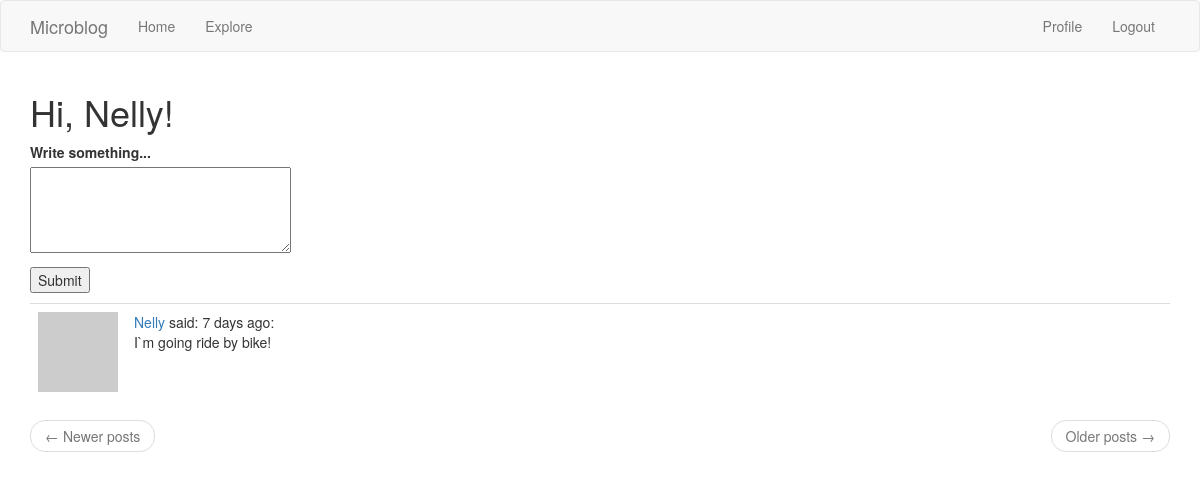
The page /index (signed in) on the database its author committed.
### app/models.py (models this page shows, shortened)
class User(UserMixin, db.Model):
    id = db.Column(db.Integer, primary_key=True)
    username = db.Column(db.String(64), index=True, unique=True)
    email = db.Column(db.String(120), index=True, unique=True)
    password_hash = db.Column(db.String(128))
    posts = db.relationship('Post', backref='author', lazy='dynamic')
    about_me = db.Column(db.String(140))
    last_seen = db.Column(db.DateTime, default=datetime.utcnow)
    followed = db.relationship(
        'User', secondary=followers,
        primaryjoin=(followers.c.follower_id == id),
        secondaryjoin=(followers.c.followed_id == id),
        backref=db.backref('followers', lazy='dynamic'), lazy='dynamic')
    def avatar(self, size):
        digest = md5(self.email.lower().encode('utf-8')).hexdigest()
        return 'https://www.gravatar.com/avatar/{}?d=identicon&s={}'.format(
            digest, size)
    def followed_posts(self):
        followed = Post.query.join(
            followers, (followers.c.followed_id == self.id)).filter(
            followers.c.follower_id == self.id)
        own = Post.query.filter_by(user_id=self.id)
        return followed.union(own).order_by(Post.timestamp.desc())

class Post(db.Model):
    id = db.Column(db.Integer, primary_key=True)
    body = db.Column(db.String(140))
    timestamp = db.Column(db.DateTime, index=True, default=datetime.utcnow)
    user_id = db.Column(db.Integer, db.ForeignKey('user.id'))

### app/main/routes.py (the view)
@bp.route('/', methods=['GET', 'POST'])
@bp.route('/index', methods=['GET', 'POST'])
@login_required
def index():
    form = PostForm()
    if form.validate_on_submit():
        post = Post(body=form.post.data, author=current_user)
        db.session.add(post)
        db.session.commit()
        flash('Your post is now live!')
        return redirect(url_for('main.index'))
    page = request.args.get('page', 1, type=int)
    posts = current_user.followed_posts().paginate(
        page, current_app.config['POST_PER_PAGE'], False)
    next_url = url_for('main.index', page=posts.next_num) \
        if posts.has_next else None
    prev_url = url_for('main.index', page=posts.prev_num) \
        if posts.has_prev else None
    return render_template('index.html', title='Home Page', form=form,
                           posts=posts.items, next_url=next_url, prev_url=prev_url)

### app/main/forms.py
class PostForm(FlaskForm):
    post = TextAreaField('Write something...', validators=[
        DataRequired(), Length(min=1, max=140)])
    submit = SubmitField('Submit')

### app/main/routes.py (called while the page is built)
@bp.before_request
def before_request():
    if current_user.is_authenticated:
        current_user.last_seen = datetime.utcnow()
        db.session.commit()

### app/models.py (called while the page is built)
@login.user_loader
def load_user(id):
    return User.query.get(int(id))

### app/templates/index.html (shortened to what this page needs)
{% extends "base.html" %}
{% import 'bootstrap/wtf.html' as wtf %}
{% block app_content %}
    <h1>Hi, {{ current_user.username }}!</h1>
    {% if form %}
    <form action="" method="post">
        <p>
            {{ form.post.label }}<br>
            {{ form.post(cols=32, rows=4) }}<br>
        </p>
        <p>{{ form.submit() }}</p>
    </form>
    {% endif %}
     {% for post in posts %}
        {% include '_post.html' %}
    {% endfor %}
    <nav aria-label="...">
        <ul class="pager">
            <li class="previous{% if not prev_url %} disabled{% endif %}">
                <a href="{{ prev_url or '#' }}">
                    <span aria-hidden="true">&larr;</span> Newer posts
                </a>
            </li>
            <li class="next{% if not next_url %} disabled{% endif %}">
                <a href="{{ next_url or '#' }}">
                    Older posts <span aria-hidden="true">&rarr;</span>
                </a>
            </li>
        </ul>
    </nav>
{% endblock %}

### app/templates/_post.html
<table class="table table-hover">
    <tr valign="top">
        <td width="70px">
        <a href="{{ url_for('user', username=post.author.username) }}">
            <img src="{{ post.author.avatar(70) }}" />
        </a>
    <td>
        <a href="{{ url_for('user', username=post.author.username) }}">
        {{ post.author.username }}
        </a>
        said: {{ moment(post.timestamp).fromNow() }}:
        <br>
        {{ post.body }}
    </td>
    </tr>
</table>

### rows shown on the page
User: username "Nelly"
Post: author.username "Nelly", timestamp "7 days ago", body "I`m going ride by bike!"
